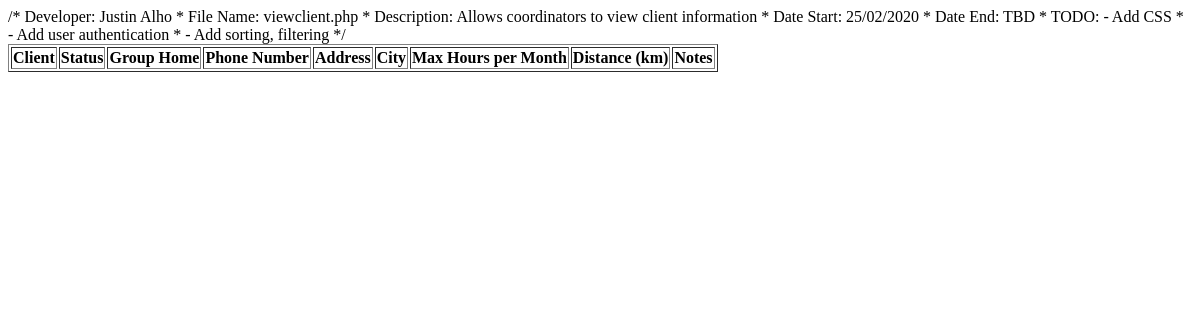
/webPages/php/testPages/viewclient.php, run on an earlier commit of the app's database.
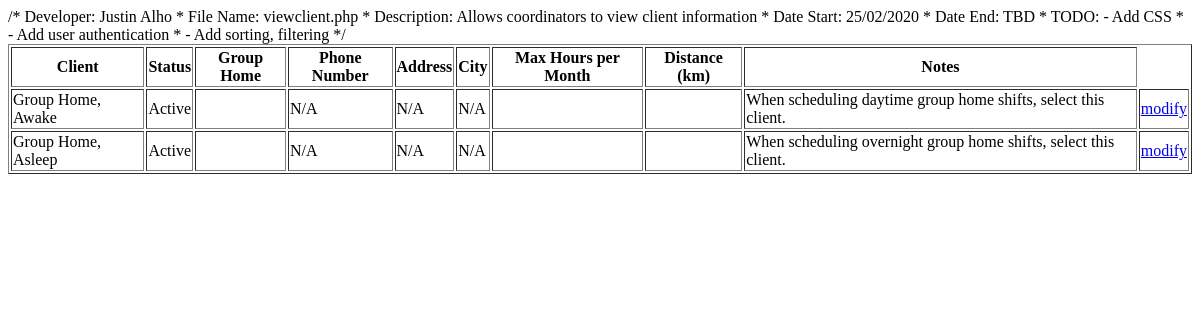
And on a later commit of the database.
### tables this page shows
CREATE TABLE CLIENT
(
	CLIENT_ID int NOT NULL AUTO_INCREMENT,
	GH_ID int NOT NULL,
	CLIENT_STATUS char(1) NOT NULL DEFAULT 'A',
	CLIENT_FNAME varchar(20) NOT NULL,
	CLIENT_LNAME varchar(20) NOT NULL,
	CLIENT_PHONE varchar(15),
	CLIENT_ADDRESS varchar(50),
	CLIENT_CITY varchar(20),
	CLIENT_MAX_HOURS int(3),
	CLIENT_KM int(3),
	CLIENT_NOTES text,
	PRIMARY KEY (CLIENT_ID),
	FOREIGN KEY (GH_ID) REFERENCES GROUP_HOME(GH_ID),
	FOREIGN KEY (CLIENT_STATUS) REFERENCES C_S_STATUS(C_S_STATUS_CODE)
);

CREATE TABLE C_S_STATUS
(
	C_S_STATUS_CODE char(1) NOT NULL,
	C_S_STATUS_NAME varchar(15) NOT NULL,
	PRIMARY KEY (C_S_STATUS_CODE)
);

### webPages/php/testPages/viewclient.php (the view, shortened to what this page needs)
<html>
    <head>
    </head>
    <body>
        <?php
			$username = 'Coordinator';
			$password = 'Password1';
			$conn = new PDO("mysql:host=localhost; dbname=edenbridgetest", $username, $password);
			$sql = $conn->prepare("SELECT CLIENT_ID, C_S_STATUS_NAME, GH_NAME, CLIENT_FNAME, CLIENT_LNAME, CLIENT_PHONE, CLIENT_ADDRESS, CLIENT_CITY, CLIENT_MAX_HOURS, CLIENT_KM, CLIENT_NOTES
			FROM CLIENT
			LEFT JOIN C_S_STATUS
			ON CLIENT.CLIENT_STATUS = C_S_STATUS.C_S_STATUS_CODE
			LEFT JOIN GROUP_HOME
			ON CLIENT.GH_ID = GROUP_HOME.GH_ID
			ORDER BY CLIENT_LNAME");
			$sql->execute();
			$row = $sql->fetchAll();
			echo
			"<table border='1'>
				<tr>
					<th>Client</th>
					<th>Status</th>
					<th>Group Home</th>
					<th>Phone Number</th>
					<th>Address</th>
					<th>City</th>
					<th>Max Hours per Month</th>
					<th>Distance (km)</th>
					<th>Notes</th>
				</tr>
			";
			foreach ($row as $data)
			{
				echo "<tr>";
				echo "<td>{$data['CLIENT_LNAME']}, {$data['CLIENT_FNAME']}</td>";
				echo "<td>{$data['C_S_STATUS_NAME']}</td>";
				echo "<td>{$data['GH_NAME']}</td>";
				echo "<td>{$data['CLIENT_PHONE']}</td>";
				echo "<td>{$data['CLIENT_ADDRESS']}</td>";
				echo "<td>{$data['CLIENT_CITY']}</td>";
				echo "<td>{$data['CLIENT_MAX_HOURS']}</td>";
				echo "<td>{$data['CLIENT_KM']}</td>";
				echo "<td>{$data['CLIENT_NOTES']}</td>";
				echo "<td><a href='modclient.php?id={$data['CLIENT_ID']}'>modify</a></td>";
				echo "</tr>";
			}
			echo "</table><br />\n";
		?>
	</body>
</html>

What changed in the data, as far as the page shows it:
added client: CLIENT_LNAME "Group Home", CLIENT_FNAME "Awake", CLIENT_STATUS.C_S_STATUS_NAME "Active", CLIENT_PHONE "N/A", CLIENT_ADDRESS "N/A", CLIENT_CITY "N/A", CLIENT_NOTES "When scheduling daytime group home shifts, select this client."
added client: CLIENT_LNAME "Group Home", CLIENT_FNAME "Asleep", CLIENT_STATUS.C_S_STATUS_NAME "Active", CLIENT_PHONE "N/A", CLIENT_ADDRESS "N/A", CLIENT_CITY "N/A", CLIENT_NOTES "When scheduling overnight group home shifts, select this client."
